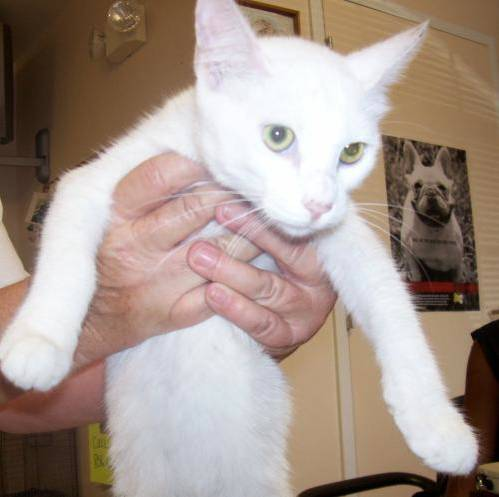
#> input picture data/train/cat.10419.jpg, 499 x 497 px; its folder holds only this picture in this run
$ jupyter execute --allow-errors 'Task03_CatDog_SVM .ipynb'
#> lines starting #> are read from the running program, lines starting #| are printed output that depends on the picture
[cell 1]
import os
import cv2
import numpy as np
import matplotlib.pyplot as plt

from tqdm import tqdm

from sklearn.model_selection import train_test_split
from sklearn.svm import SVC
from sklearn.metrics import (
    accuracy_score,
    classification_report,
    confusion_matrix
)

print("All libraries imported successfully!")

[cell 2]
import os

train_path = "../data/train"

print("Current Working Directory:", os.getcwd())
print("Train Folder Exists:", os.path.exists(train_path))
print("Number of Images:", len(os.listdir(train_path)))
print("First 10 Images:")
print(os.listdir(train_path)[:10])

[cell 3]
IMG_SIZE = 64

[cell 4]
data = []
labels = []

[cell 5]
import os
import cv2
import numpy as np
from tqdm import tqdm

IMG_SIZE = 64
data = []
labels = []

train_path = "../data/train"

files = os.listdir(train_path)[:100]

for image in tqdm(files):
    img_path = os.path.join(train_path, image)

    img = cv2.imread(img_path)
#> img is the input picture: shape (497, 499, 3); mean B, G, R 141.8, 151, 167.4

    if img is None:
        continue

    img = cv2.resize(img, (IMG_SIZE, IMG_SIZE))
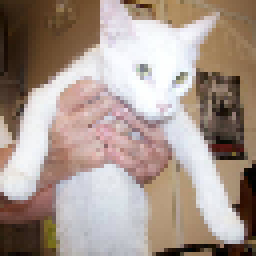
#> img: shape (64, 64, 3) (shown 4 times larger); mean B, G, R 141.8, 151, 167.3
    img = cv2.cvtColor(img, cv2.COLOR_BGR2GRAY)
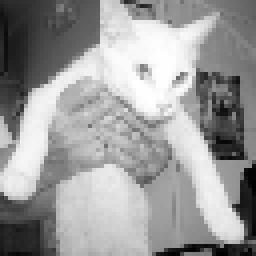
#> img: shape (64, 64) (shown 4 times larger); min 0, max 255, mean 154.8

    data.append(img.flatten())

    if image.startswith("cat"):
        labels.append(0)
    else:
        labels.append(1)

print("Loaded:", len(data))
#| Loaded: 1

[cell 6]
X = np.array(data)
y = np.array(labels)

print("Shape of X:", X.shape)
#| Shape of X: (1, 4096)
#> `img = cv2.resize(img, (IMG_SIZE, IMG_SIZE))`:
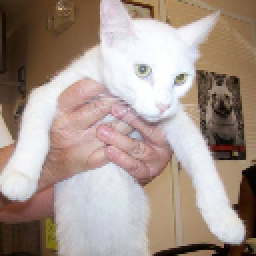
#> img: shape (128, 128, 3) (shown 2 times larger); mean B, G, R 141.7, 150.9, 167.3
#> `img = cv2.cvtColor(img, cv2.COLOR_BGR2GRAY)`:
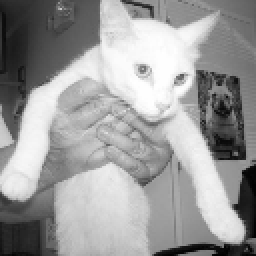
#> img: shape (128, 128) (shown 2 times larger); min 1, max 255, mean 154.8
#> `features = hog( img, orientations=12, pixels_per_cell=(8, 8), cells_pe..`: features = 10800 values, max 0.463 at index 252, min 0 at index 1, mean 0.103
#| Loaded: 1 Cats: 1 Dogs: 0
#| Feature vector length: 10800
#> `y = np.array(labels)`: y = [0]
print("Shape of y:", y.shape)

[cell 7]
from sklearn.model_selection import train_test_split

#> (the rest of this cell did not finish here and is left out)

[cell 8]
import os, random, cv2, numpy as np
from tqdm import tqdm
#> (the rest of this cell did not finish here and is left out)

$ run again, on data/train/cat.11167.jpg
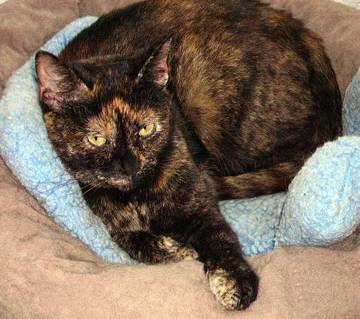
#> input picture data/train/cat.11167.jpg, 360 x 319 px
#> img is the input picture: shape (319, 360, 3); mean B, G, R 92.8, 108.5, 125.7
#| Loaded: 1
#| Shape of X: (1, 4096)
#> `img = cv2.resize(img, (IMG_SIZE, IMG_SIZE))`:
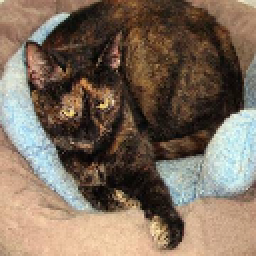
#> img: shape (128, 128, 3) (shown 2 times larger); mean B, G, R 92.7, 108.4, 125.5
#> `img = cv2.cvtColor(img, cv2.COLOR_BGR2GRAY)`:
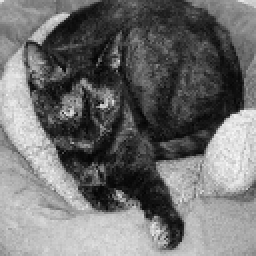
#> img: shape (128, 128) (shown 2 times larger); min 4, max 250, mean 111.7
#> features = 10800 values, max 0.387 at index 6385, min 0 at index 32, mean 0.122
#| Loaded: 1 Cats: 1 Dogs: 0
#| Feature vector length: 10800
#> y = [0]

$ run again, on data/train/cat.11183.jpg
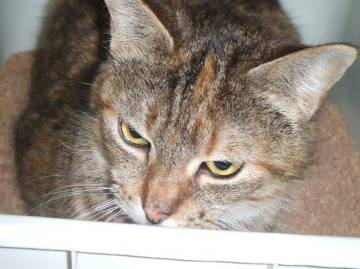
#> input picture data/train/cat.11183.jpg, 360 x 269 px
#> img is the input picture: shape (269, 360, 3); mean B, G, R 131.3, 141.5, 152.2
#| Loaded: 1
#| Shape of X: (1, 4096)
#> `img = cv2.resize(img, (IMG_SIZE, IMG_SIZE))`:
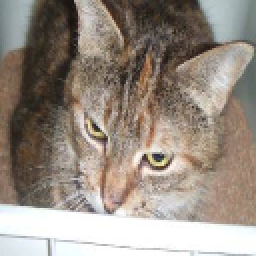
#> img: shape (128, 128, 3) (shown 2 times larger); mean B, G, R 131.3, 141.4, 152.1
#> `img = cv2.cvtColor(img, cv2.COLOR_BGR2GRAY)`:
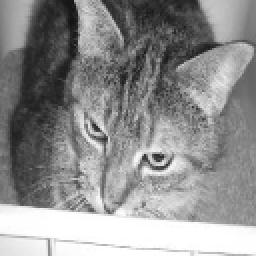
#> img: shape (128, 128) (shown 2 times larger); min 18, max 255, mean 143.5
#> features = 10800 values, max 0.544 at index 10062, min 0 at index 2, mean 0.113
#| Loaded: 1 Cats: 1 Dogs: 0
#| Feature vector length: 10800
#> y = [0]

$ run again, on data/train/cat.11328.jpg
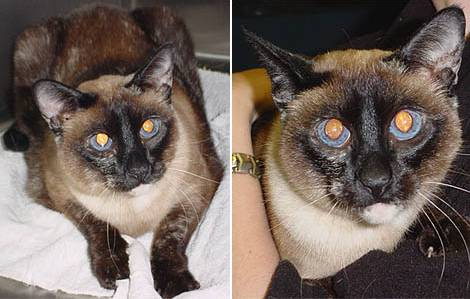
#> input picture data/train/cat.11328.jpg, 470 x 299 px
#> img is the input picture: shape (299, 470, 3); mean B, G, R 91.8, 99.2, 112.8
#| Loaded: 1
#| Shape of X: (1, 4096)
#> `img = cv2.resize(img, (IMG_SIZE, IMG_SIZE))`:
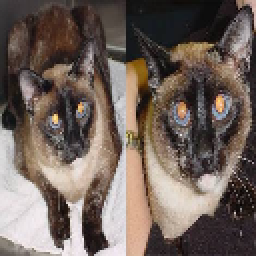
#> img: shape (128, 128, 3) (shown 2 times larger); mean B, G, R 91.3, 98.7, 112.3
#> `img = cv2.cvtColor(img, cv2.COLOR_BGR2GRAY)`:
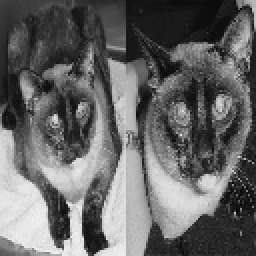
#> img: shape (128, 128) (shown 2 times larger); min 4, max 243, mean 101.9
#> features = 10800 values, max 0.438 at index 10610, min 0 at index 7, mean 0.113
#| Loaded: 1 Cats: 1 Dogs: 0
#| Feature vector length: 10800
#> y = [0]

$ run again, on data/train/cat.10960.jpg
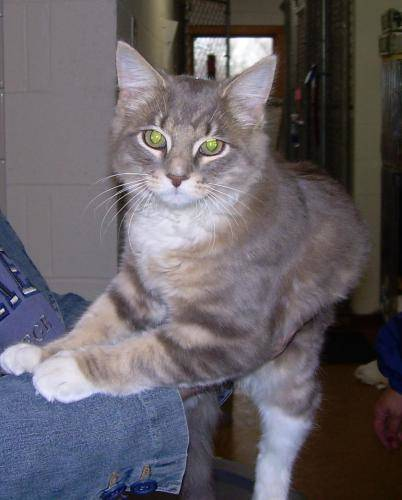
#> input picture data/train/cat.10960.jpg, 402 x 500 px
#> img is the input picture: shape (500, 402, 3); mean B, G, R 100.8, 94.9, 100
#| Loaded: 1
#| Shape of X: (1, 4096)
#> `img = cv2.cvtColor(img, cv2.COLOR_BGR2GRAY)`:
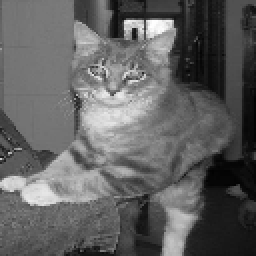
#> img: shape (128, 128) (shown 2 times larger); min 2, max 255, mean 97
#> features = 10800 values, max 0.51 at index 5120, min 0 at index 5, mean 0.112
#| Loaded: 1 Cats: 1 Dogs: 0
#| Feature vector length: 10800
#> y = [0]
